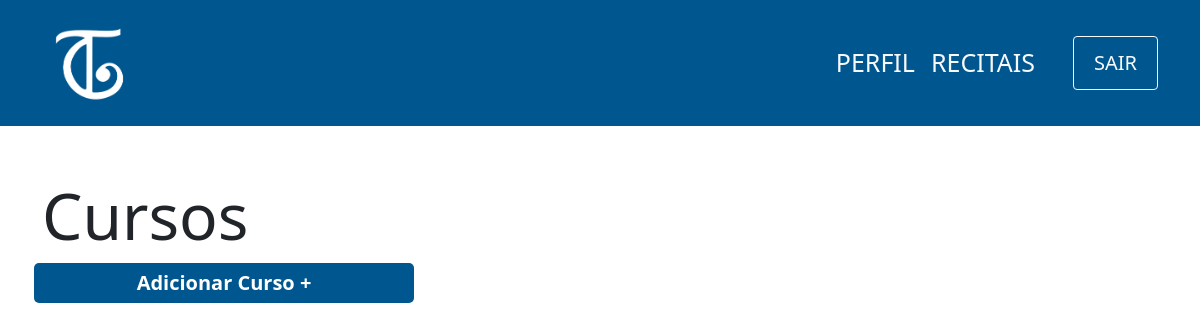
/view/curso/index.php, run on an earlier commit of the app's database.
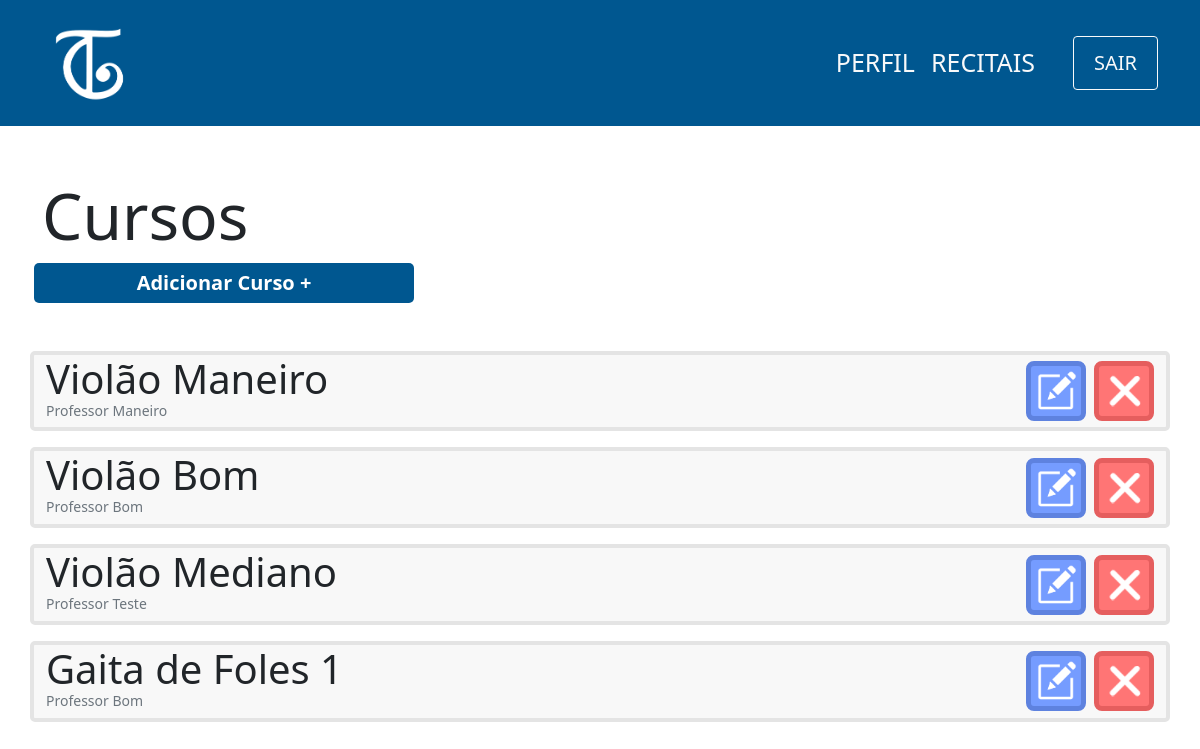
And on a later commit of the database.
### tables this page shows
CREATE TABLE curso(
                id INTEGER PRIMARY KEY,
                nome varchar(100) not null,
                id_professor integer not null,
                FOREIGN KEY (id) references professor(id_professor)
            );

CREATE TABLE professor(
                id INTEGER PRIMARY KEY ,
                cpf varchar(11) not null,
                nome varchar(100) not null,
                senha varchar(100) not null,
                email varchar(100) not null,
                contrato varchar(150)
            );

### controller/curso/index.php (called while the page is built)
<?php
    require '../../db/connection.php';
    try {
        $sql=$db->prepare('SELECT curso.nome,curso.id,professor.nome as nomeProfessor FROM CURSO join PROFESSOR on CURSO.id_professor = PROFESSOR.id');
        $sql->execute();
        $cursos=$sql->fetchAll(PDO::FETCH_ASSOC);
    } catch (PDOException $e) {
        echo 'Erro ao executar comando no banco de dados: ' . $e->getMessage();
        exit();
    }
?>

### view/curso/index.php (the view, shortened to what this page needs)
<?php
    include '../../layouts/navbar.php';
    include '../../controller/curso/index.php';
?>
<div class="container">
    <div class="row mt-5">
        <h1 class="mt-1 display-3">Cursos</h1>
        <span class="btn-principal col-md-4 col-sm-12 mx-1 text-center mb-5">
            <a href="cadastro.php">Adicionar Curso +</a>
        </span>
        <?php
        foreach($cursos as $curso){
            echo'
            <div class="col-12 card d-flex flex-row mb-3 justify-content-between">
                <div class="d-flex flex-column" id="'.$curso['id'].'">
                    <p class="m-0 display-6">'.$curso['nome'].'</p>
                    <p class="m-0 text-muted display-3 mb-2" style="font-size:14px">'.$curso['nomeProfessor'].'</p>
                </div>
                <div class="d-flex align-items-center">
                    <button onclick="location.href=\'edit.php?id='.$curso['id'].'\';" class="btn-editar mx-2">
                        <img src="../../images/edit-icon.png" width=40px>
                    </button>
                    <button class="btn-remover">
                        <img src="../../images/delete-icon.png" width=40px>
                    </button>
                </div>
            </div>';
            }
        ?>
    </div>
</div>

### layouts/header.php (shortened to what this page needs)
<?php
    echo'   <!doctype html>
    <html lang="pt-br">
      <head>
        <meta charset="utf-8">
        <meta name="viewport" content="width=device-width, initial-scale=1">
        <link href="https://cdn.jsdelivr.net/npm/bootstrap@5.1.3/dist/css/bootstrap.min.css" rel="stylesheet">
        <script src="https://cdn.jsdelivr.net/npm/bootstrap@5.1.3/dist/js/bootstrap.bundle.min.js"></script>
        <link href="http://fonts.googleapis.com/css?family=Roboto" rel="stylesheet" type="text/css">
        <link href="../../css/style.css" rel="stylesheet" type="text/css">
        <title>Toque Cultural</title>
    </head>
    <style>
        .azul-cultural{
            background-color: #005790;
        }
        .nav-link{
            font-size: 25px;
            font-weight: 300;
        }
        .nav-link:hover{
            text-decoration: underline;
            background-color: #004a7c;
        }
        .active{
            font-weight: 600 !important;
        }
    </style>
    <body>';
?>

### layouts/navbar.php (shortened to what this page needs)
<?php
    include 'header.php';
    echo('
    <nav class="navbar navbar-expand-lg navbar-light azul-cultural">
        <div class="container d-flex flex-md-row flex-sm-column">
            <a class="navbar-brand" href="#"><img src="../../images/logo-2-branco.png" width="100px"></a>
            <div class="justify-content-md-right justify-content-sm-center">
                <button class="navbar-toggler text-white" type="btn-secundario" data-bs-toggle="collapse" data-bs-target="#navbarSupportedContent" aria-controls="navbarSupportedContent" aria-expanded="false" aria-label="Toggle navigation">
                    <span class="navbar-toggler-icon"></span>
                </button>
                <div class="collapse navbar-collapse align-right" id="navbarSupportedContent">
                    <ul class="navbar-nav mr-auto mt-2 mt-lg-0">');
                    echo('
                        <li class="nav-item">
                            <a class="nav-link text-light" href="#" id="nav-perfil">PERFIL</a>
                        </li>
                        <li class="nav-item" style="margin-right: 30px;">
                            <a class="nav-link text-light" href="#" id="nav-recitais">RECITAIS</a>
                        </li>
                        <form action="../../controller/login/logout.php" method="POST">
                            <input type="submit" class="btn btn-outline-light mt-auto " style="font-size: 20px; height: 100%; padding: 0px 20px;" value="SAIR">
                        </form>
                    </ul>
                </div>
            </div>
        </div>
      </nav>
      ');
?>

### css/style.css (style rules this page uses)
a { text-decoration: none; color:white; }
.btn-principal { background-color: #005790; color:white; padding: 5px 25px; font-weight: 600; font-size:20px; border:none; border-radius:5px; cursor: pointer; text-decoration: none; }
.card { background-color:#F8F8F8; border: 4px solid #E4E4E4; border-radius: 5px; }
.btn-editar { background-color:#759CFF; border: 5px solid #5E82DF; color:white; border-radius:8px; width:60px; height:60px; cursor: pointer; }
.btn-remover { background-color:#FF7575; border: 5px solid #E55E5E; color:white; border-radius:8px; width:60px; height:60px; cursor: pointer; }

### layouts/header.php (style rules this page uses)
.azul-cultural { background-color: #005790; }
.nav-link { font-size: 25px; font-weight: 300; }

What changed in the data, as far as the page shows it:
added curso: nome "Violão Maneiro", id_professor.nome "Professor Maneiro"
added curso: nome "Violão Bom", id_professor.nome "Professor Bom"
added curso: nome "Violão Mediano", id_professor.nome "Professor Teste"
added curso: nome "Gaita de Foles 1", id_professor.nome "Professor Bom"
